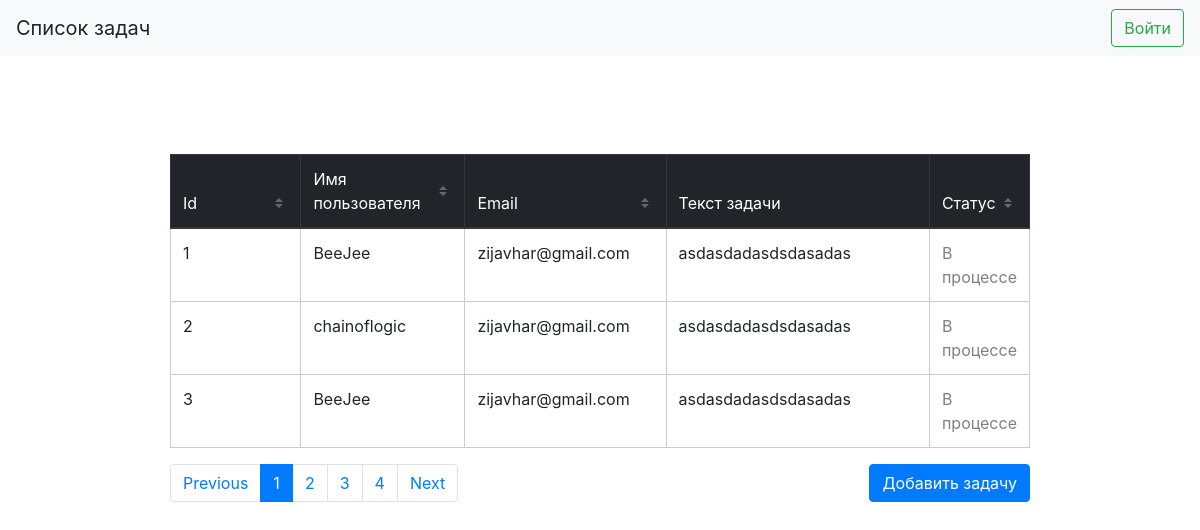
The page / on the database its author committed.
### tables this page shows
CREATE TABLE tasks(
id integer primary key,
username text,
email text,
content text,
status bool);

### App/Controllers/TasksController.php (called while the page is built, shortened)
<?php
class TasksController
{
	private $page = 1;
	public function Index()
	{
		$sortField = null;
		$order = @$_COOKIE['OrderType'];
		if(isset($_GET["sortField"]))
		{
			$sortField = htmlspecialchars($_GET["sortField"]);
			if($sortField == @$_COOKIE['SortField'])
			{
				$order = !@$_COOKIE['OrderType'];
				setcookie("OrderType", $order, time() + (86400 * 30), "/");
			}else
				setcookie("OrderType", 1, time() + (86400 * 30), "/");
			setcookie("SortField", $sortField, time() + (86400 * 30), "/");
		}else $sortField = $_COOKIE['SortField'];
		$task = new Task();
		$taskList = $task->getTasks($this->page, 3, $sortField, $order);
		return View::Render('tasks', ['tasks' => $taskList, 'page' => $this->page, 'rowsAmount' =>$task->getNumberOfRows() / 3]);
	}
}

### public/index.php (called while the page is built, shortened)
<?php
$data = Routes::getControllerAndAction($_SERVER['REQUEST_URI']);
$action = $data[1];
$obj = new $className();
return $obj->$action();

### App/Models/Task.php (called while the page is built, shortened)
<?php
class Task
{
	private $pdo;
	private $sortFields = ["id", "username", "email", "status"];
	public function __construct()
	{
		$this->pdo = (new SQLiteConnection)->connect();
	}
	public function getTasks($page=1, $amount=3, $sortField="id", $sortOrder=1)
	{
		$_sortOrder = "DESC";
		if($sortOrder == 0) $_sortOrder = "ASC";
		if(in_array($sortField, $this->sortFields)) $_sortField = $sortField;
	    else $sortField = "id";
		$pdo = $this->pdo;
		$s = ($page - 1) * $amount;
		$sql = "SELECT * FROM tasks ORDER BY $sortField $_sortOrder LIMIT $amount OFFSET $s;";
		$stmt = $pdo->prepare($sql);
		$stmt->execute();
		if($data = $stmt->fetchAll())
		{
			return $data;
		}
		return [];
	}
}

### App/Views/tasks.php (the view, shortened to what this page needs)
<!DOCTYPE html>
<html>
  <head>
    <link rel="stylesheet" href="/css/bootstrap4.min.css" >
    <link rel="stylesheet" href="/css/style.css">
  </head>
      <body>
        <nav class="navbar navbar-light bg-light justify-content-between ">
          <a class="navbar-brand ">
            <span class="text-center">Список задач</span>
          </a
          <form class="form-inline">
		  <?php
		    if(isset($_SESSION["user"]))
				echo "<a href=\"/logout\" class=\"btn btn-outline-danger my-2 my-sm-0\" >Выйти</a>";
			else
				echo "<a href=\"/login\" class=\"btn btn-outline-success my-2 my-sm-0\" >Войти</a>";
		  ?>
        </nav>
        <div class="container pt-5  justify-content-center">
          <table class="table" style="">
            <thead class="thead-dark">
              <tr>
                <th style="width:20%;"scope="col"><a href="<?="/tasks?page=$page&sortField=id"?>" class="sort-by">Id</a></th>
                <th style="width:20%;"scope="col"><a href="<?="/tasks?page=$page&sortField=username"?>" class="sort-by">Имя пользователя</a></th>
			    <th style="width:25%;" scope="col"><a href="<?="/tasks?page=$page&sortField=email" ?>" class="sort-by">Email</a></th>
			    <th style="width:50%;" scope="col">Текст задачи</th>
			    <th style="width:5%;" scope="col"><a href="<?="/tasks?page=$page&sortField=status" ?>" class="sort-by">Статус</a></th>
              </tr>
            </thead>
            <tbody>
			<?php foreach($tasks as $task) {
				echo "<tr>
				<th scope=\"row\">$task[0]</th>
				<th scope=\"row\">$task[1]</th>
				<td>$task[2]</td>";
				if(isset($_SESSION["user"])) echo "<td><input value=\"$task[3]\"/></td>";
				else echo "<td>$task[3]</td>";
				if(isset($_SESSION["user"])) echo "<td><input type=\"checkbox\" value=\"$task[3]\"/></td>";
				else
					if($task[4]) echo "<td style='color:green'>Выполнено</td>";
					else echo "<td style='color:gray'>В процессе</td>";
				echo "</tr>";
				}?>
            </tbody>
          </table>
          <button type="button" class="btn btn-primary float-right" data-toggle="modal" data-target="#exampleModal"> Добавить задачу</button>
          <nav aria-label="Page navigation example">
            <ul class="pagination">
              <li class="page-item">
                <a class="page-link" href="#">Previous</a>
              </li>
              <?php
	     	  for($i=1; $i<$rowsAmount + 1; $i++)
	     	  if($page == $i) echo "<li class=\"page-item active\"><a class=\"page-link\" href=\"/tasks?page=$i\">$i</a></li>";
	     	  else echo "<li class=\"page-item\"><a class=\"page-link\" href=\"/tasks?page=$i\">$i</a></li>";
	     	  ?>
              <li class="page-item">
                <a class="page-link" href="#">Next</a>
              </li>
            </ul>
          </nav>
        </div>
          </body>
        </html>

### public/css/style.css (style rules this page uses)
a:link, a:visited, a:hover, a:active { text-decoration: none; }
.container { margin: 50px auto; padding: 0 50px; max-width: 960px; }
table { background: #FFF; border-collapse: collapse; width: 100%; }
td, th { height: 30px; padding: 4px; border: 1px solid #CCC; overflow: hidden; text-align: left; vertical-align: middle; }
th { font-weight: 400; }
th a, td a { display: block; width: 100%; }
th a.sort-by { padding-right: 18px; position: relative; color:white; }
a.sort-by:before, a.sort-by:after { border: 4px solid transparent; content: ""; display: block; height: 0; right: 5px; top: 50%; position: absolute; width: 0; }
a.sort-by:before { border-bottom-color: #666; margin-top: -9px; }
a.sort-by:after { border-top-color: #666; margin-top: 1px; }

### rows shown on the page
tasks: id "1", username "BeeJee", email "zijavhar@gmail.com", content "asdasdadasdsdasadas", shows "В процессе"
tasks: id "2", username "chainoflogic", email "zijavhar@gmail.com", content "asdasdadasdsdasadas", shows "В процессе"
tasks: id "3", username "BeeJee", email "zijavhar@gmail.com", content "asdasdadasdsdasadas", shows "В процессе"
